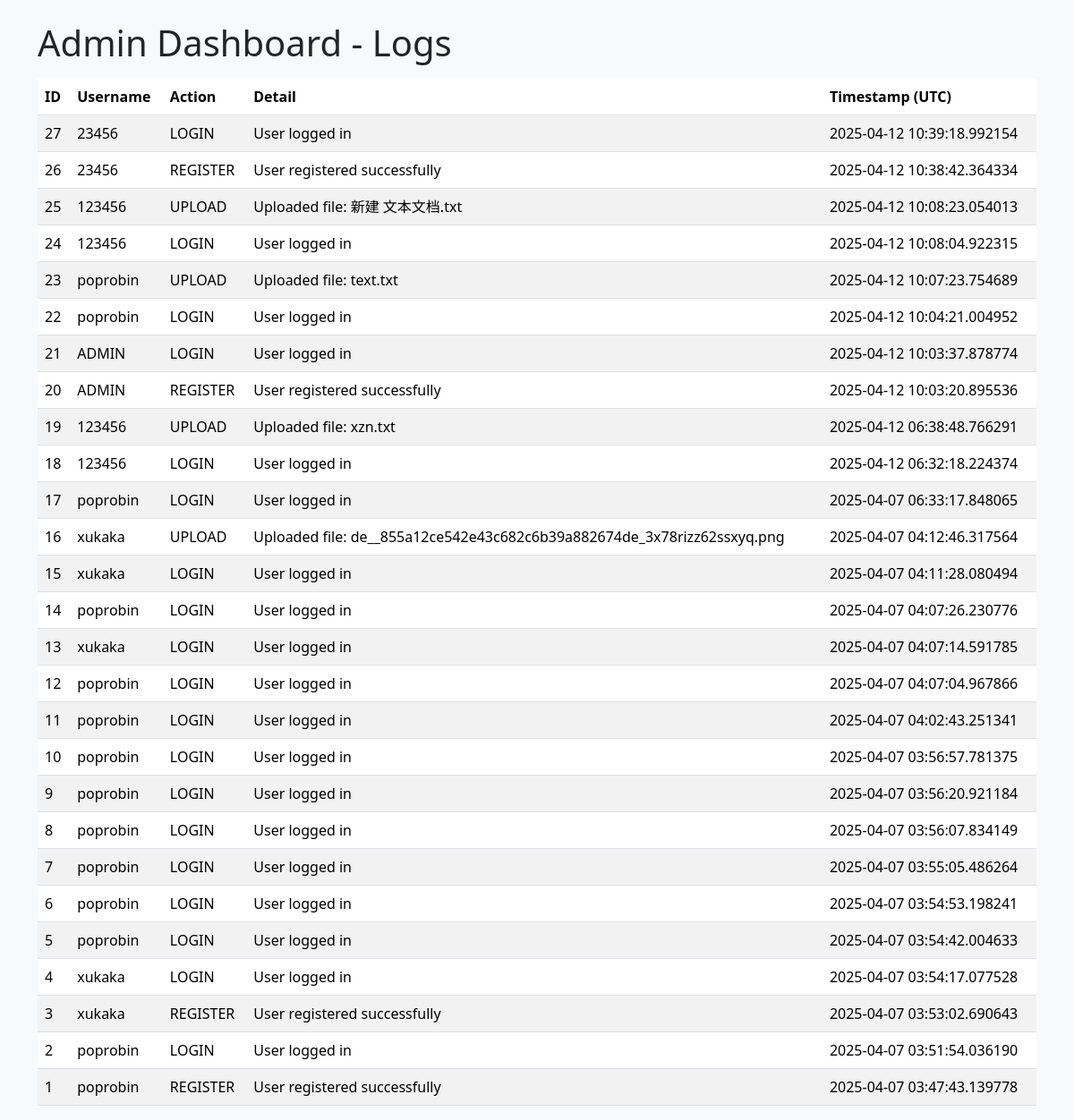
Page /admin_dashboard (signed in) on the earlier database version.
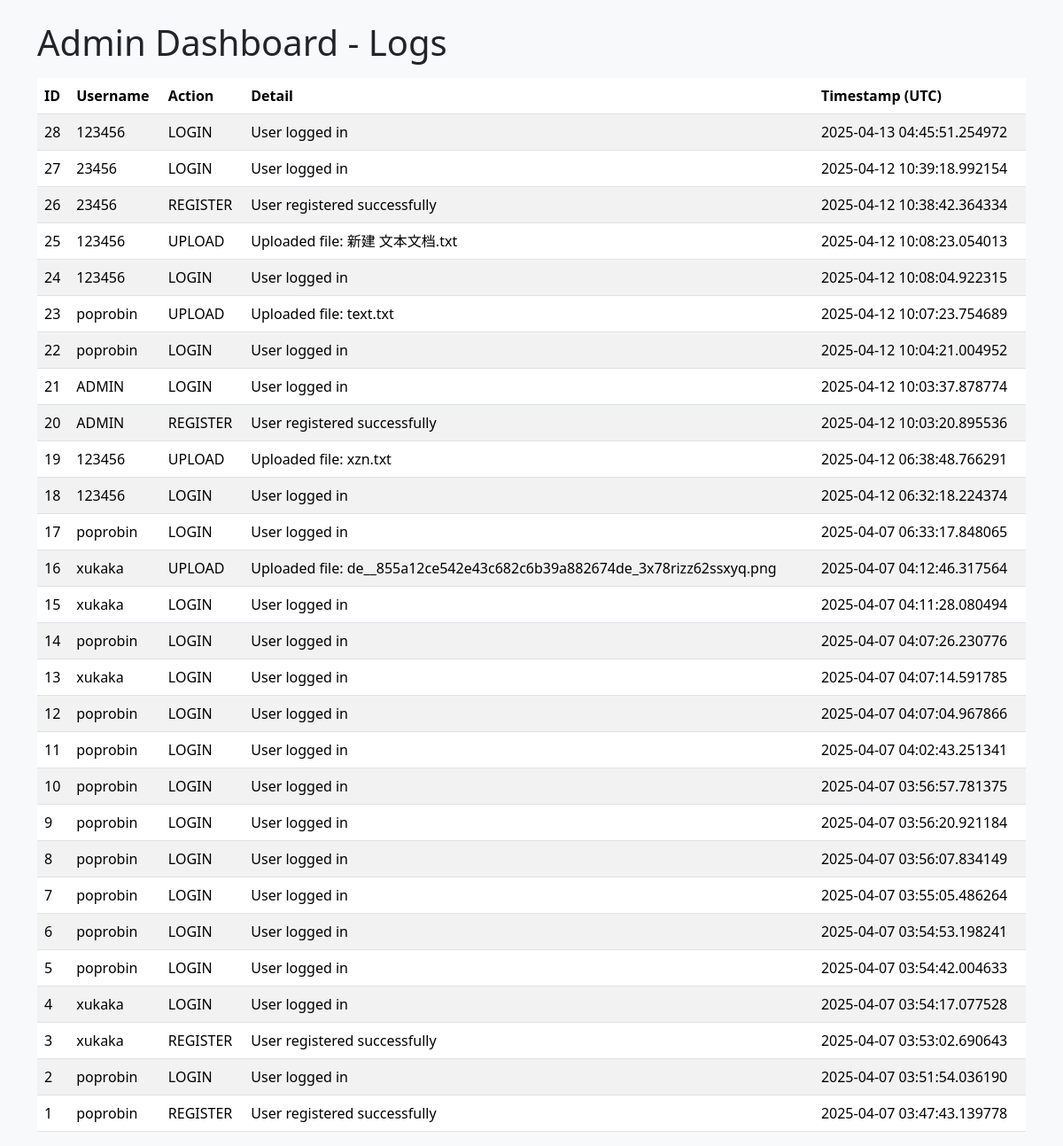
Same page on the later database version.
### app.py (models this page shows, shortened)
class Logs(db.Model):
    id = db.Column(db.Integer, primary_key=True, autoincrement=True)
    username = db.Column(db.String(80), nullable=False)   # user
    action = db.Column(db.String(200), nullable=False)     # discription like "LOGIN", "REGISTER", "UPLOAD", "DELETE"
    detail = db.Column(db.String(500), nullable=True)      # details
    timestamp = db.Column(db.DateTime, nullable=False)     # time

### app.py (the view)
@app.route('/admin_dashboard', methods=['GET'])
def admin_dashboard():
    current_username = session.get('username')
    if not current_username:
        return "Please login first", 401
    user = User.query.filter_by(username=current_username).first()
    if not user:
        return "User not found", 404
    if user.role != 'admin':
        return "Forbidden: Admin only", 403
    all_logs = Logs.query.order_by(Logs.timestamp.desc()).all()
    return render_template('admin_dashboard.html', logs=all_logs)

### templates/admin_dashboard.html (shortened to what this page needs)
<!DOCTYPE html>
<html lang="en">
<head>
    <link
      href="https://cdn.jsdelivr.net/npm/bootstrap@5.3.3/dist/css/bootstrap.min.css"
      rel="stylesheet">
</head>
<body class="bg-light">
    <div class="container mt-4">
        <h1>Admin Dashboard - Logs</h1>
        <table class="table table-striped mt-3">
            <thead>
                <tr>
                    <th>ID</th>
                    <th>Username</th>
                    <th>Action</th>
                    <th>Detail</th>
                    <th>Timestamp (UTC)</th>
                </tr>
            </thead>
            <tbody>
                {% for log in logs %}
                <tr>
                    <td>{{ log.id }}</td>
                    <td>{{ log.username }}</td>
                    <td>{{ log.action }}</td>
                    <td>{{ log.detail }}</td>
                    <td>{{ log.timestamp }}</td>
                </tr>
                {% endfor %}
            </tbody>
        </table>
    </div>
</body>
</html>

Differences in the rows shown:
added Logs: id "28", username "123456", action "LOGIN", detail "User logged in", timestamp "2025-04-13 04:45:51.254972"
